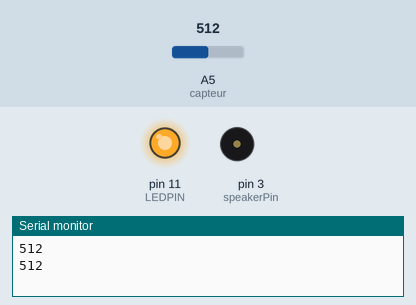
Simulated run of this sketch. Board: Arduino Uno, built with avr-gcc and run on an emulated ATmega328P. Shown: output pins drawn as LEDs (lit = HIGH), buzzer (waves = sounding), the last lines printed to the serial monitor. The inputs (shaded band) are chosen by the test bench; at power-on: A5 (capteur) = 512. Random numbers use the default seed unless the sketch sets one; pins used as bus, display or sensor lines are not drawn.

Above: at 1.5 s.
2.1 s: A5 (capteur) set to 0
At 4.4 s:
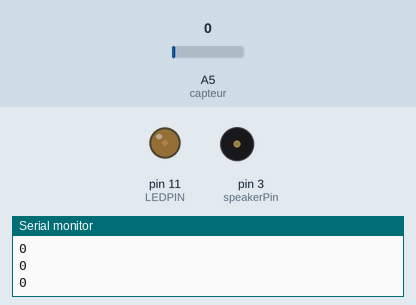
5.6 s: A5 (capteur) set to 20
At 16.7 s:
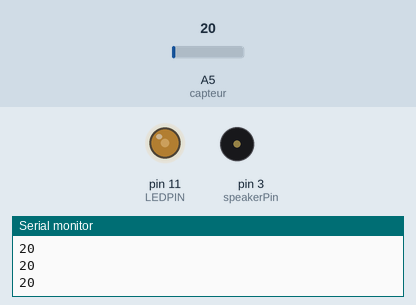
Timing chart, 0 to 19.2 s (numbered marks = the images above; inputs shaded):
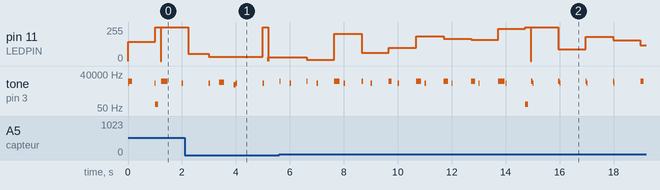

Measured:
- by itself, tone on pin 3 (speakerPin): plays 10000 Hz for 0.03 s, 6444 Hz for 0.05 s, 10000 Hz for 0.01 s, 6444 Hz for 0.05 s, 10000 Hz for 0.20 s, 6444 Hz for 0.05 s … (28 notes in this stretch)

The sketch:

Pruno_Fermentation_CLEAN.ino
```cpp
/*
-------------------------------------------------------------------------------

Prünô (Prison Booze Noise Generator)
By Antoine KiK (Brigade Neurale)
http://www.cargocollective.com/kik


This project uses fermentation of a liquid to generate random sounds, with a tick every seconds.

-------------------------------------------------------------------------------

There are a few electronic parts : a led, speaker and wire only
The recipe for your fermentation product is really important to hear the difference at diferents state of the process

I used the Jarvis Master recipe "poem", I just changed the bread by some pastry yeast, to get something drinkable and chimically stable

The code use Interupt mode, to pause every seconds the code and playback a sound.

This code uses the White Noise module of Sleepduino project by Gareth Halfacree
http://gareth.halfacree.co.uk/2012/02/introducing-the-sleepduino


*/

#include <avr/io.h>
#include <avr/interrupt.h>

#define LEDPIN 11

#define speakerPin 3

unsigned long int reg; // White noise variable

const int capteur = 19; // Analog Input


int pruno[] = {0,0,255}; // Pruno values : current, min, max

int delayTone = 50; // Change note duration

int randoms[] = {0,0}; // Random variables to generate events

int counter[] = {0,0,0,0}; // Counter to create interactions

void setup()
{
  randomSeed(analogRead(0)); // Initialize a random seed to get real random numbers

Serial.begin(9600);

  pinMode(speakerPin, OUTPUT);

  // White Noise Variable
  reg = 0x55aa55aaL; //The seed for the bitstream. It can be anything except 0.

  pinMode(LEDPIN, OUTPUT); // Reacts to Pruno Sounds


// INTERUPT CODE for TIMER 1 - Tick every seconds

  // initialize Timer1
  cli();          // disable global interrupts
  TCCR1A = 0;     // set entire TCCR1A register to 0
  TCCR1B = 0;     // same for TCCR1B

  // set compare match register to desired timer count:
  OCR1A = 15624;
  // turn on CTC mode:
  TCCR1B |= (1 << WGM12);
  // Set CS10 and CS12 bits for 1024 prescaler:
  TCCR1B |= (1 << CS10);
  TCCR1B |= (1 << CS12);
  // enable timer compare interrupt:
  TIMSK1 |= (1 << OCIE1A);
  // enable global interrupts:
  sei();

  // Fin config TIMER 1
}

void loop() {
  int  data = analogRead(capteur); // Read values from 5V and AnalogPin into the liquid


Serial.println(data);
  pruno[0] = map(data, 0, 1023,0, 255);
  delay(10+randoms[1]);
  if (pruno[0] > 200) {
    counter[1]++;
  }
  if ( 100 < pruno[0] < 199) {
    counter[2]++;
  }
  if (pruno[0] < 99) {
    counter[3]++;
  }

  analogWrite(LEDPIN, randoms[0]);


  generateNoise();

  if (randoms[0] == counter[1] || pruno[0]) {
    counter[3]++;
    counter[2] = counter[2]*counter[1];
    counter[1] = 0;
    tone(speakerPin, 10000, randoms[0]);
    delay(1000);
  }

  if (data = 111*randoms[1] && randoms[0] == 66) {
    tone(speakerPin, 666, 666);
    digitalWrite(LEDPIN, HIGH);
    delay(66);
    digitalWrite(LEDPIN, LOW);
  }

  if (randoms[0] < 10 || randoms[0] > 245) {
    tone(speakerPin, 100, 100);
    for (int i=0; i < 4;i++) {
    digitalWrite(LEDPIN, HIGH);
    delay(delayTone);
    digitalWrite(LEDPIN, LOW);
    }
  }

  if (counter[1] > 100) {
    tone(speakerPin, 7500, 200);
    counter[1] = 0;
    delay(delayTone);
    delay(700);
  }
  if (counter[2] > 100 && counter[1] < 50) {
    tone(speakerPin, 8000, 200);
    counter[2] = 0;
    delay(delayTone);
    delay(500);
  }
  if (counter[3] > 100 && counter[2] < 50) {
    tone(speakerPin, 5000, 200);
    counter[3] = 0;
    delay(delayTone);
    delay(1000);
  }

}

ISR(TIMER1_COMPA_vect)
{
  counter[0]++;

  tone(speakerPin, 6440+pruno[0], delayTone);

  randoms[1] = random(1,7);
  randoms[0] = random (5, 255);

  if (counter[0] == randoms[1]) {
    tone(speakerPin, 7500, delayTone);

  }
}

void generateNoise(){
  unsigned long int newr;
  unsigned char lobit;
  unsigned char b31, b29, b25, b24;
  b31 = (reg & (1L << 31)) >> 31;
  b29 = (reg & (1L << 29)) >> 29;
  b25 = (reg & (1L << 25)) >> 25;
  b24 = (reg & (1L << 24)) >> 24;
  lobit = b31 ^ b29 ^ b25 ^ b24;
  newr = (reg << 1) | lobit;
  reg = newr;
  digitalWrite (speakerPin, reg & 1);
  if (pruno[0] > randoms[0]) {
    delayMicroseconds (pruno[0]+randoms[0]); // Changing this value changes the frequency.
  }
  else {
    delayMicroseconds(randoms[0] - pruno[0]);
  }

}
```
